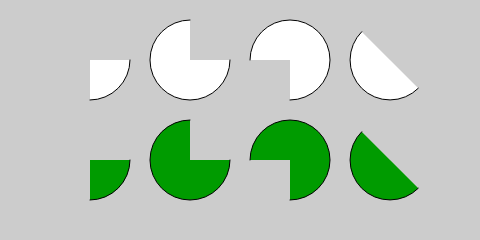
Frame 1 (no input)
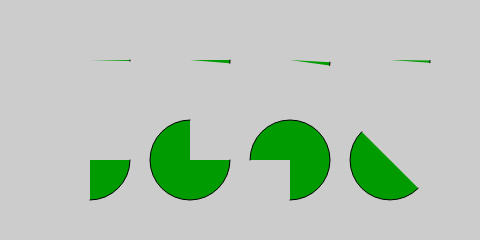
Frame 2 (the mouse pressed at the canvas centre, redrawn once)

The p5.js sketch that drew these frames (run headless with seeded random() and noise() and a simulated clock; the mouse was pressed at the canvas centre and the sketch redrawn once):

// p5.js sketch
// ── sketch.js
//Sketch from Getting Started in P5js
function setup() {
  createCanvas(480, 240);
  noLoop();
}

function draw() {
  background(204);
  arc(90, 60, 80, 80, 0, HALF_PI);
  arc(190, 60, 80, 80, 0, PI+HALF_PI);
  arc(290, 60, 80, 80, PI, TWO_PI+HALF_PI);
  arc(390, 60, 80, 80, QUARTER_PI, PI+QUARTER_PI);

  angleMode(DEGREES);
  fill(0,155,0)
  arc(90, 160, 80, 80, 0, 90);
  arc(190, 160, 80, 80, 0, 270);
  arc(290, 160, 80, 80, 180, 450);
  arc(390, 160, 80, 80, 45, 225);

}
